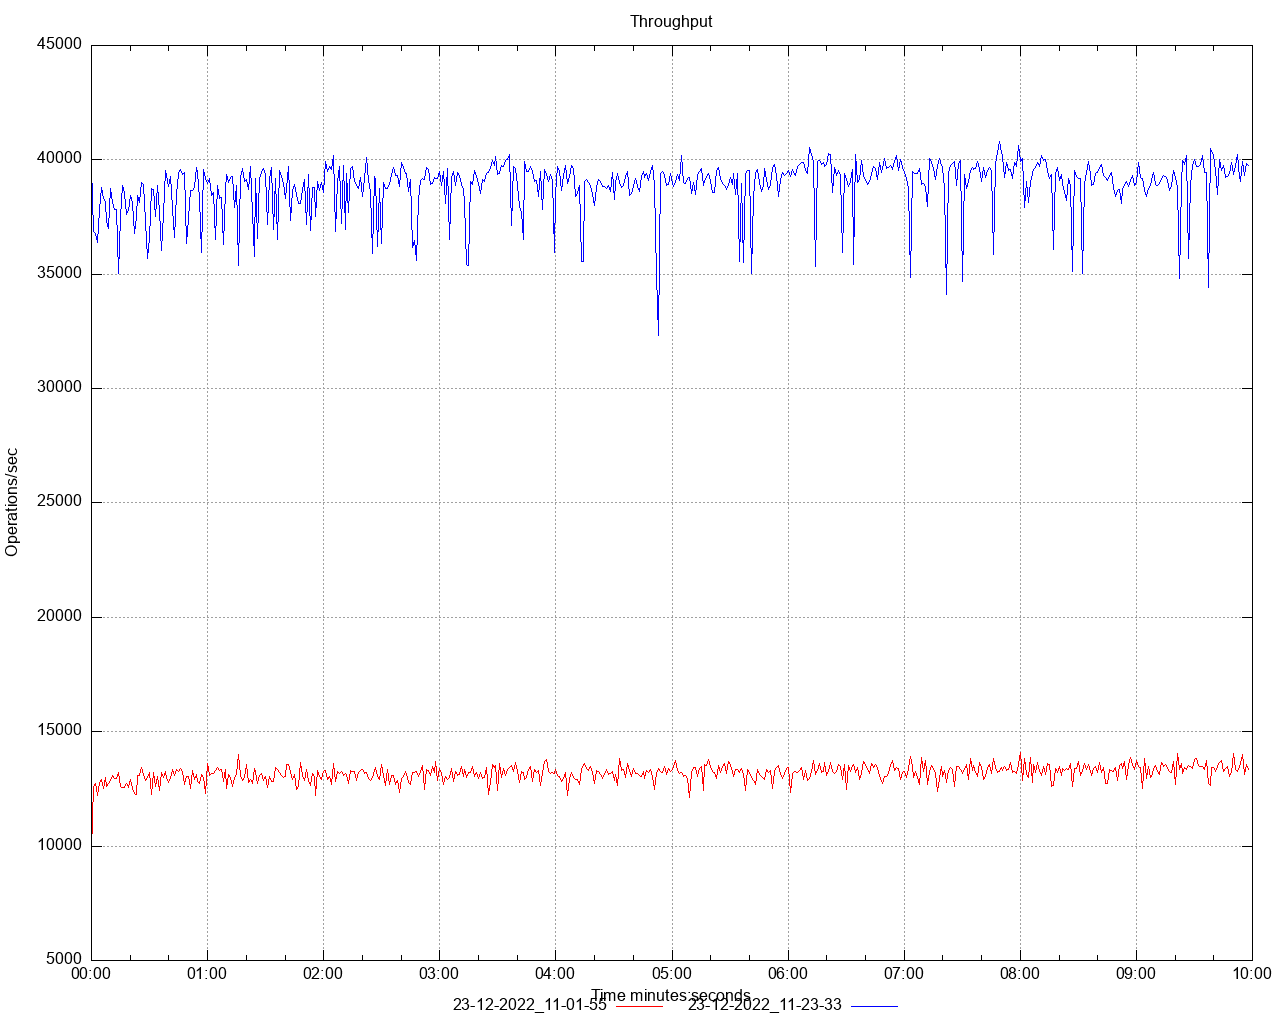

Here is the gnuplot script that generated this plot:
set title 'Throughput' noenhanced
set style data lines
set datafile separator ","
set terminal png size 1280,1024
set grid
set key below
set xdata time
set timefmt "%s"
offset = 0
t0(x)=(offset=($0==0) ? x : offset, x - offset)
set xlabel 'Time minutes:seconds'
set ylabel 'Operations/sec'
set output '/Users/ahmet.mircik/Workspace/python/hazelcast-simulator/offload-benchmarks/report/throughput/throughput.png'
plot \
   '/Users/ahmet.mircik/Workspace/python/hazelcast-simulator/offload-benchmarks/report/data/throughput_1.data' using (t0(timecolumn(1))):2 title "23-12-2022_11-01-55" noenhanced lt rgb "red", \
   '/Users/ahmet.mircik/Workspace/python/hazelcast-simulator/offload-benchmarks/report/data/throughput_2.data' using (t0(timecolumn(1))):2 title "23-12-2022_11-23-33" noenhanced lt rgb "blue", \
